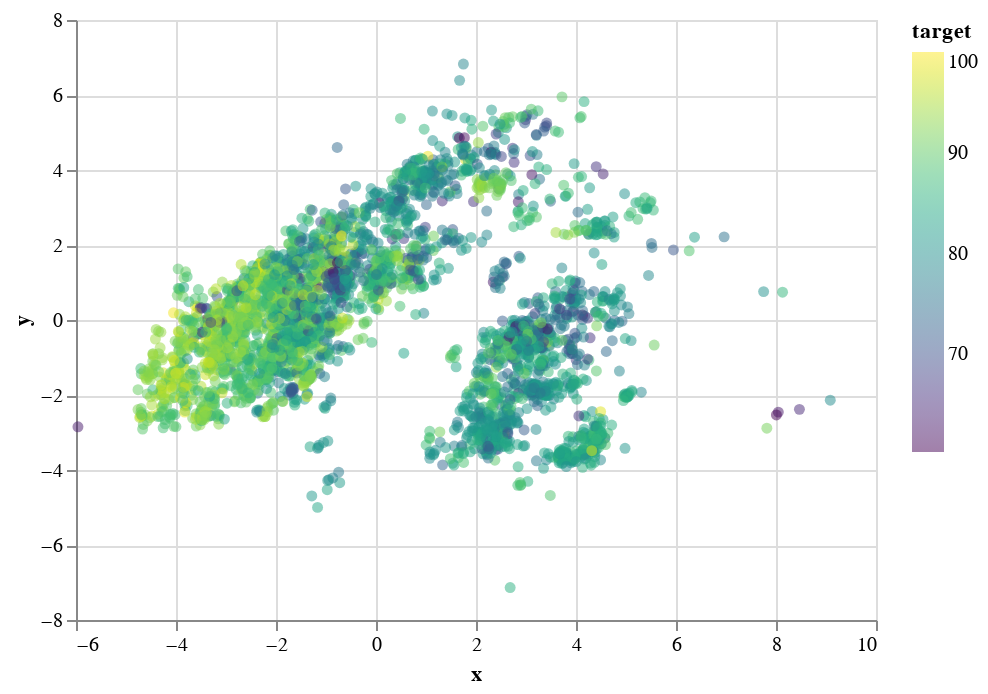

The notebook cell saved with this chart:
### Markdown cell above
### Project the data onto principal component space, color by target

### Code cell
from yellowbrick.features.pca import PCADecomposition
fig,ax  = plt.subplots(figsize = (10,10))
y_pca = y_orig.values
visualizer = PCADecomposition(scale=True,ax =ax)
X_new = visualizer.fit_transform(X, y_pca);
plt.close()
pca_df = pd.DataFrame(data = X_new,columns=['x','y'])
pca_df['target'] = y_pca
pca_df = pca_df[pca_df['target'] > 60]
ch =alt.Chart(data=pca_df.sample(frac = 0.3)).mark_point(filled=True).encode(
x='x',
y='y',
color=alt.Color('target', scale=alt.Scale(scheme='viridis')),
opacity = alt.value(0.5))
ch.save('../reports/pca_rougher.png')
ch

### Figure 1 — Vega-Lite specification as saved in the notebook (floating-point values rounded to 4 significant figures; data arrays with more than 128 entries replaced by an {"elided": "..."} marker saying what was removed)
{"$schema": "https://vega.github.io/schema/vega-lite/v2.6.0.json", "config": {"view": {"height": 300, "width": 400}}, "data": {"name": "data-fa7424e2718a9cf0a8179b5850844ab0"}, "datasets": {"data-fa7424e2718a9cf0a8179b5850844ab0": {"elided": "3789 records"}}, "encoding": {"color": {"field": "target", "scale": {"scheme": "viridis"}, "type": "quantitative"}, "opacity": {"value": 0.5}, "x": {"field": "x", "type": "quantitative"}, "y": {"field": "y", "type": "quantitative"}}, "mark": {"filled": true, "type": "point"}}
